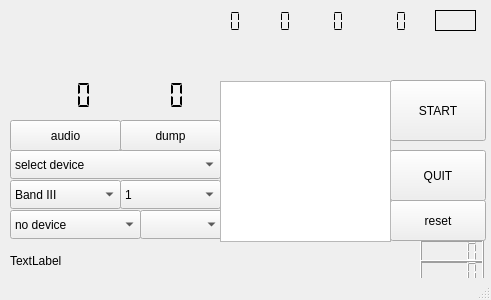
<?xml version="1.0" encoding="UTF-8"?>
<ui version="4.0">
 <class>dab_rpi</class>
 <widget class="QMainWindow" name="dab_rpi">
  <property name="geometry">
   <rect>
    <x>0</x>
    <y>0</y>
    <width>491</width>
    <height>300</height>
   </rect>
  </property>
  <property name="windowTitle">
   <string>MainWindow</string>
  </property>
  <widget class="QWidget" name="centralwidget">
   <widget class="QComboBox" name="streamoutSelector">
    <property name="geometry">
     <rect>
      <x>10</x>
      <y>150</y>
      <width>211</width>
      <height>29</height>
     </rect>
    </property>
    <item>
     <property name="text">
      <string>select device</string>
     </property>
    </item>
   </widget>
   <widget class="QComboBox" name="bandSelector">
    <property name="geometry">
     <rect>
      <x>10</x>
      <y>180</y>
      <width>111</width>
      <height>29</height>
     </rect>
    </property>
    <item>
     <property name="text">
      <string>Band III</string>
     </property>
    </item>
    <item>
     <property name="text">
      <string>L Band</string>
     </property>
    </item>
   </widget>
   <widget class="QPushButton" name="audioDumpButton">
    <property name="geometry">
     <rect>
      <x>10</x>
      <y>120</y>
      <width>111</width>
      <height>31</height>
     </rect>
    </property>
    <property name="text">
     <string>audio</string>
    </property>
   </widget>
   <widget class="QPushButton" name="dumpButton">
    <property name="geometry">
     <rect>
      <x>120</x>
      <y>120</y>
      <width>101</width>
      <height>31</height>
     </rect>
    </property>
    <property name="text">
     <string>dump</string>
    </property>
   </widget>
   <widget class="QComboBox" name="modeSelector">
    <property name="geometry">
     <rect>
      <x>120</x>
      <y>180</y>
      <width>101</width>
      <height>29</height>
     </rect>
    </property>
    <item>
     <property name="text">
      <string>1</string>
     </property>
    </item>
    <item>
     <property name="text">
      <string>2</string>
     </property>
    </item>
    <item>
     <property name="text">
      <string>3</string>
     </property>
    </item>
    <item>
     <property name="text">
      <string>4</string>
     </property>
    </item>
   </widget>
   <widget class="QComboBox" name="deviceSelector">
    <property name="geometry">
     <rect>
      <x>10</x>
      <y>210</y>
      <width>131</width>
      <height>29</height>
     </rect>
    </property>
    <item>
     <property name="text">
      <string>no device</string>
     </property>
    </item>
    <item>
     <property name="text">
      <string>file input (.raw)</string>
     </property>
    </item>
    <item>
     <property name="text">
      <string>file input (.sdr)</string>
     </property>
    </item>
   </widget>
   <widget class="QComboBox" name="channelSelector">
    <property name="geometry">
     <rect>
      <x>140</x>
      <y>210</y>
      <width>83</width>
      <height>29</height>
     </rect>
    </property>
   </widget>
   <widget class="QLabel" name="timeDisplay">
    <property name="geometry">
     <rect>
      <x>20</x>
      <y>50</y>
      <width>201</width>
      <height>21</height>
     </rect>
    </property>
    <property name="text">
     <string/>
    </property>
   </widget>
   <widget class="QLCDNumber" name="finecorrectorDisplay">
    <property name="geometry">
     <rect>
      <x>20</x>
      <y>80</y>
      <width>101</width>
      <height>31</height>
     </rect>
    </property>
    <property name="frameShape">
     <enum>QFrame::NoFrame</enum>
    </property>
    <property name="digitCount">
     <number>3</number>
    </property>
    <property name="segmentStyle">
     <enum>QLCDNumber::Flat</enum>
    </property>
   </widget>
   <widget class="QLCDNumber" name="coarsecorrectorDisplay">
    <property name="geometry">
     <rect>
      <x>130</x>
      <y>80</y>
      <width>81</width>
      <height>31</height>
     </rect>
    </property>
    <property name="frameShape">
     <enum>QFrame::NoFrame</enum>
    </property>
    <property name="digitCount">
     <number>2</number>
    </property>
    <property name="segmentStyle">
     <enum>QLCDNumber::Flat</enum>
    </property>
   </widget>
   <widget class="QLabel" name="dynamicLabel">
    <property name="geometry">
     <rect>
      <x>10</x>
      <y>250</y>
      <width>401</width>
      <height>21</height>
     </rect>
    </property>
    <property name="text">
     <string>TextLabel</string>
    </property>
   </widget>
   <widget class="QLCDNumber" name="crcErrors_1">
    <property name="geometry">
     <rect>
      <x>420</x>
      <y>240</y>
      <width>64</width>
      <height>23</height>
     </rect>
    </property>
   </widget>
   <widget class="QLCDNumber" name="crcErrors_2">
    <property name="geometry">
     <rect>
      <x>420</x>
      <y>260</y>
      <width>64</width>
      <height>23</height>
     </rect>
    </property>
   </widget>
   <widget class="QPushButton" name="startButton">
    <property name="geometry">
     <rect>
      <x>390</x>
      <y>80</y>
      <width>96</width>
      <height>61</height>
     </rect>
    </property>
    <property name="text">
     <string>START</string>
    </property>
   </widget>
   <widget class="QPushButton" name="quitButton">
    <property name="geometry">
     <rect>
      <x>390</x>
      <y>150</y>
      <width>96</width>
      <height>51</height>
     </rect>
    </property>
    <property name="text">
     <string>QUIT</string>
    </property>
   </widget>
   <widget class="QPushButton" name="resetButton">
    <property name="geometry">
     <rect>
      <x>390</x>
      <y>200</y>
      <width>96</width>
      <height>41</height>
     </rect>
    </property>
    <property name="text">
     <string>reset</string>
    </property>
   </widget>
   <widget class="QListView" name="ensembleDisplay">
    <property name="geometry">
     <rect>
      <x>220</x>
      <y>81</y>
      <width>171</width>
      <height>161</height>
     </rect>
    </property>
   </widget>
   <widget class="QLabel" name="versionName">
    <property name="geometry">
     <rect>
      <x>250</x>
      <y>50</y>
      <width>231</width>
      <height>21</height>
     </rect>
    </property>
    <property name="text">
     <string/>
    </property>
   </widget>
   <widget class="QLabel" name="syncedLabel">
    <property name="geometry">
     <rect>
      <x>435</x>
      <y>10</y>
      <width>41</width>
      <height>21</height>
     </rect>
    </property>
    <property name="frameShape">
     <enum>QFrame::Box</enum>
    </property>
    <property name="text">
     <string/>
    </property>
   </widget>
   <widget class="QLCDNumber" name="errorDisplay">
    <property name="geometry">
     <rect>
      <x>360</x>
      <y>10</y>
      <width>64</width>
      <height>23</height>
     </rect>
    </property>
    <property name="frameShape">
     <enum>QFrame::NoFrame</enum>
    </property>
    <property name="digitCount">
     <number>3</number>
    </property>
    <property name="segmentStyle">
     <enum>QLCDNumber::Flat</enum>
    </property>
   </widget>
   <widget class="QLCDNumber" name="ficRatioDisplay">
    <property name="geometry">
     <rect>
      <x>303</x>
      <y>10</y>
      <width>51</width>
      <height>23</height>
     </rect>
    </property>
    <property name="frameShape">
     <enum>QFrame::NoFrame</enum>
    </property>
    <property name="digitCount">
     <number>3</number>
    </property>
    <property name="segmentStyle">
     <enum>QLCDNumber::Flat</enum>
    </property>
   </widget>
   <widget class="QLCDNumber" name="snrDisplay">
    <property name="geometry">
     <rect>
      <x>260</x>
      <y>10</y>
      <width>41</width>
      <height>23</height>
     </rect>
    </property>
    <property name="frameShape">
     <enum>QFrame::NoFrame</enum>
    </property>
    <property name="digitCount">
     <number>2</number>
    </property>
    <property name="segmentStyle">
     <enum>QLCDNumber::Flat</enum>
    </property>
   </widget>
   <widget class="QLCDNumber" name="ensembleId">
    <property name="geometry">
     <rect>
      <x>180</x>
      <y>10</y>
      <width>81</width>
      <height>23</height>
     </rect>
    </property>
    <property name="frameShape">
     <enum>QFrame::NoFrame</enum>
    </property>
    <property name="digitCount">
     <number>4</number>
    </property>
    <property name="mode">
     <enum>QLCDNumber::Hex</enum>
    </property>
    <property name="segmentStyle">
     <enum>QLCDNumber::Flat</enum>
    </property>
   </widget>
   <widget class="QLabel" name="ensembleName">
    <property name="geometry">
     <rect>
      <x>40</x>
      <y>10</y>
      <width>141</width>
      <height>21</height>
     </rect>
    </property>
    <property name="text">
     <string/>
    </property>
   </widget>
  </widget>
  <widget class="QStatusBar" name="statusbar"/>
 </widget>
 <resources/>
 <connections/>
</ui>
